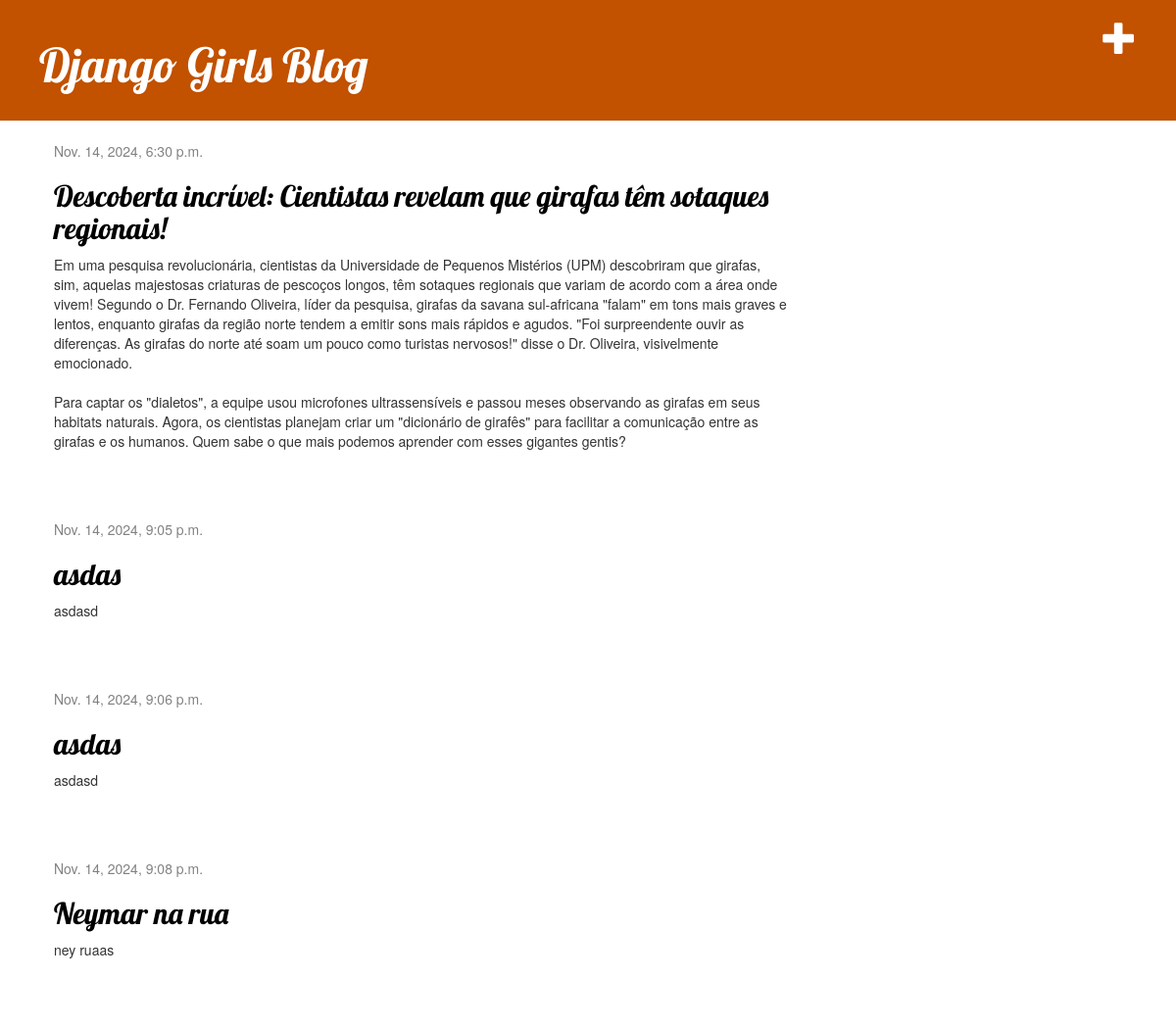
The app's page / (signed in) with its own data.
### blog/models.py (models this page shows, shortened)
class Post(models.Model):
    author = models.ForeignKey(settings.AUTH_USER_MODEL, on_delete=models.CASCADE)
    title = models.CharField(max_length=200)
    text = models.TextField()
    created_date = models.DateTimeField(default=timezone.now)
    published_date = models.DateTimeField(blank=True, null=True)

### blog/views.py (the view)
# urls.py: path('', views.post_list, name='post_list'),
def post_list(request):
    posts = Post.objects.filter(published_date__lte=timezone.now()).order_by('published_date')
    return render(request, 'blog/post_list.html', {'posts': posts})

### blog/templates/blog/post_list.html
{% extends 'blog/base.html' %}
{% block content %}
    {% for post in posts %}
        <div class="post">
            <div class="date">
                {{ post.published_date }}
            </div>
            <h2><a href="{% url 'post_detail' pk=post.pk %}">{{ post.title }}</a></h2>
            <p>{{ post.text|linebreaksbr }}</p>
        </div>
    {% endfor %}
{% endblock %}

### blog/static/css/blog.css (style rules this page uses)
h1 a, h2 a { color: #C25100; font-family: 'Lobster'; }
h1, h2, h3, h4 { font-family: 'Lobster', cursive; }
.date { color: #828282; }
.post { margin-bottom: 70px; }
.post h2 a, .post h2 a:visited { color: #000000; }

### records on screen
Post: published_date "Nov. 14, 2024, 6:30 p.m.", title "Descoberta incrível: Cientistas revelam que girafas têm sotaques regionais!", text "Em uma pesquisa revolucionária, cientistas da Universidade de Pequenos Mistérios (UPM) descobriram que girafas, sim, aquelas majestosas criaturas de pescoços longos, têm sotaques regionais que variam de acordo com a área onde vivem! Segundo o Dr. Fernando Oliveira, líder da pesquisa, girafas da savana sul-africana \"falam\" em tons mais graves e lentos, enquanto girafas da região norte tendem a emitir sons mais rápidos e agudos. \"Foi surpreendente ouvir as diferenças. As girafas do norte até soam um pouco como turistas nervosos!\" disse o Dr. Oliveira, visivelmente emocionado. Para captar os \"dialetos\", a equipe usou microfones ultrassensíveis e passou meses observando as girafas em seus…"
Post: published_date "Nov. 14, 2024, 9:05 p.m.", title "asdas", text "asdasd"
Post: published_date "Nov. 14, 2024, 9:06 p.m.", title "asdas", text "asdasd"
Post: published_date "Nov. 14, 2024, 9:08 p.m.", title "Neymar na rua", text "ney ruaas"
